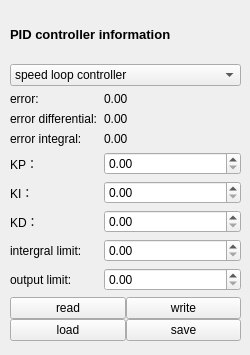
<?xml version="1.0" encoding="UTF-8"?>
<ui version="4.0">
 <class>Form</class>
 <widget class="QWidget" name="Form">
  <property name="geometry">
   <rect>
    <x>0</x>
    <y>0</y>
    <width>250</width>
    <height>355</height>
   </rect>
  </property>
  <property name="minimumSize">
   <size>
    <width>250</width>
    <height>355</height>
   </size>
  </property>
  <property name="baseSize">
   <size>
    <width>250</width>
    <height>355</height>
   </size>
  </property>
  <property name="windowTitle">
   <string>Form</string>
  </property>
  <widget class="QWidget" name="verticalLayoutWidget_2">
   <property name="geometry">
    <rect>
     <x>10</x>
     <y>10</y>
     <width>231</width>
     <height>331</height>
    </rect>
   </property>
   <layout class="QVBoxLayout" name="verticalLayout_2">
    <item>
     <widget class="QLabel" name="pid_info_label">
      <property name="font">
       <font>
        <pointsize>10</pointsize>
        <bold>true</bold>
       </font>
      </property>
      <property name="text">
       <string>PID controller information</string>
      </property>
     </widget>
    </item>
    <item>
     <widget class="QComboBox" name="comboBox">
      <item>
       <property name="text">
        <string>speed loop controller</string>
       </property>
      </item>
      <item>
       <property name="text">
        <string>position loop controller</string>
       </property>
      </item>
     </widget>
    </item>
    <item>
     <layout class="QFormLayout" name="formLayout">
      <item row="0" column="0">
       <widget class="QLabel" name="delta_label">
        <property name="text">
         <string>error:</string>
        </property>
       </widget>
      </item>
      <item row="0" column="1">
       <widget class="QLabel" name="delta_val_label">
        <property name="text">
         <string>0.00</string>
        </property>
       </widget>
      </item>
      <item row="1" column="0">
       <widget class="QLabel" name="delta_d_label">
        <property name="text">
         <string>error differential:</string>
        </property>
       </widget>
      </item>
      <item row="1" column="1">
       <widget class="QLabel" name="delta_d_val_label">
        <property name="text">
         <string>0.00</string>
        </property>
       </widget>
      </item>
      <item row="2" column="0">
       <widget class="QLabel" name="delta_i_label">
        <property name="text">
         <string>error integral:</string>
        </property>
       </widget>
      </item>
      <item row="2" column="1">
       <widget class="QLabel" name="delta_i_val_label">
        <property name="text">
         <string>0.00</string>
        </property>
       </widget>
      </item>
      <item row="3" column="0">
       <widget class="QLabel" name="kp_label">
        <property name="text">
         <string>KP：</string>
        </property>
       </widget>
      </item>
      <item row="3" column="1">
       <widget class="QDoubleSpinBox" name="kp_Box"/>
      </item>
      <item row="4" column="0">
       <widget class="QLabel" name="ki_label">
        <property name="text">
         <string>KI：</string>
        </property>
       </widget>
      </item>
      <item row="4" column="1">
       <widget class="QDoubleSpinBox" name="ki_box"/>
      </item>
      <item row="5" column="0">
       <widget class="QLabel" name="kd_label">
        <property name="text">
         <string>KD：</string>
        </property>
       </widget>
      </item>
      <item row="5" column="1">
       <widget class="QDoubleSpinBox" name="kd_box"/>
      </item>
      <item row="6" column="0">
       <widget class="QLabel" name="i_limit_label">
        <property name="text">
         <string>intergral limit:</string>
        </property>
       </widget>
      </item>
      <item row="6" column="1">
       <widget class="QDoubleSpinBox" name="i_limit_val_box"/>
      </item>
      <item row="7" column="0">
       <widget class="QLabel" name="o_limit_lable">
        <property name="text">
         <string>output limit:</string>
        </property>
       </widget>
      </item>
      <item row="7" column="1">
       <widget class="QDoubleSpinBox" name="o_limit_val_box"/>
      </item>
     </layout>
    </item>
    <item>
     <layout class="QGridLayout" name="gridLayout">
      <property name="spacing">
       <number>0</number>
      </property>
      <item row="3" column="0">
       <widget class="QPushButton" name="pid_info_load">
        <property name="text">
         <string>load</string>
        </property>
       </widget>
      </item>
      <item row="3" column="1">
       <widget class="QPushButton" name="pid_info_save">
        <property name="text">
         <string>save</string>
        </property>
       </widget>
      </item>
      <item row="0" column="1">
       <widget class="QPushButton" name="pid_info_read">
        <property name="text">
         <string>write</string>
        </property>
       </widget>
      </item>
      <item row="0" column="0">
       <widget class="QPushButton" name="pid_info_write">
        <property name="text">
         <string>read</string>
        </property>
       </widget>
      </item>
     </layout>
    </item>
   </layout>
  </widget>
 </widget>
 <resources/>
 <connections/>
</ui>
